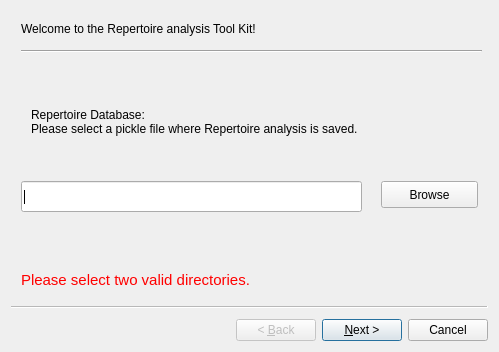
<?xml version="1.0" encoding="UTF-8"?>
<ui version="4.0">
 <class>RepWizard</class>
 <widget class="QWizard" name="RepWizard">
  <property name="geometry">
   <rect>
    <x>0</x>
    <y>0</y>
    <width>499</width>
    <height>352</height>
   </rect>
  </property>
  <property name="windowTitle">
   <string>Repertoire Tool Kit</string>
  </property>
  <widget class="QWizardPage" name="page0">
   <attribute name="pageId">
    <string notr="true">0</string>
   </attribute>
   <widget class="QLabel" name="welcomeLabel">
    <property name="geometry">
     <rect>
      <x>10</x>
      <y>10</y>
      <width>321</width>
      <height>16</height>
     </rect>
    </property>
    <property name="text">
     <string>Welcome to the Repertoire analysis Tool Kit!</string>
    </property>
   </widget>
   <widget class="QLineEdit" name="repDBLine">
    <property name="geometry">
     <rect>
      <x>10</x>
      <y>170</y>
      <width>341</width>
      <height>31</height>
     </rect>
    </property>
    <property name="text">
     <string/>
    </property>
   </widget>
   <widget class="QPushButton" name="repDBbrowseButton">
    <property name="geometry">
     <rect>
      <x>370</x>
      <y>170</y>
      <width>97</width>
      <height>27</height>
     </rect>
    </property>
    <property name="text">
     <string>Browse</string>
    </property>
   </widget>
   <widget class="Line" name="line">
    <property name="geometry">
     <rect>
      <x>10</x>
      <y>30</y>
      <width>461</width>
      <height>20</height>
     </rect>
    </property>
    <property name="sizePolicy">
     <sizepolicy hsizetype="Minimum" vsizetype="Fixed">
      <horstretch>0</horstretch>
      <verstretch>0</verstretch>
     </sizepolicy>
    </property>
    <property name="orientation">
     <enum>Qt::Horizontal</enum>
    </property>
   </widget>
   <widget class="QLabel" name="errorLabel0">
    <property name="geometry">
     <rect>
      <x>10</x>
      <y>260</y>
      <width>341</width>
      <height>17</height>
     </rect>
    </property>
    <property name="autoFillBackground">
     <bool>false</bool>
    </property>
    <property name="text">
     <string>&lt;!DOCTYPE HTML PUBLIC &quot;-//W3C//DTD HTML 4.0//EN&quot; &quot;http://www.w3.org/TR/REC-html40/strict.dtd&quot;&gt;
&lt;html&gt;&lt;head&gt;&lt;meta name=&quot;qrichtext&quot; content=&quot;1&quot; /&gt;&lt;style type=&quot;text/css&quot;&gt;
p, li { white-space: pre-wrap; }
&lt;/style&gt;&lt;/head&gt;&lt;body style=&quot; font-family:'Ubuntu'; font-size:11pt; font-weight:400; font-style:normal;&quot;&gt;
&lt;p style=&quot; margin-top:0px; margin-bottom:0px; margin-left:0px; margin-right:0px; -qt-block-indent:0; text-indent:0px;&quot;&gt;&lt;span style=&quot; color:#ff0000;&quot;&gt;Please select two valid directories.&lt;/span&gt;&lt;/p&gt;&lt;/body&gt;&lt;/html&gt;</string>
    </property>
   </widget>
   <widget class="QLabel" name="label">
    <property name="geometry">
     <rect>
      <x>20</x>
      <y>70</y>
      <width>431</width>
      <height>81</height>
     </rect>
    </property>
    <property name="text">
     <string>Repertoire Database: 
Please select a pickle file where Repertoire analysis is saved.</string>
    </property>
   </widget>
  </widget>
  <widget class="QWizardPage" name="wizardPage">
   <widget class="QPushButton" name="fileButton">
    <property name="geometry">
     <rect>
      <x>240</x>
      <y>110</y>
      <width>217</width>
      <height>27</height>
     </rect>
    </property>
    <property name="text">
     <string>File Distribution</string>
    </property>
   </widget>
   <widget class="QPushButton" name="trendButton">
    <property name="geometry">
     <rect>
      <x>240</x>
      <y>60</y>
      <width>217</width>
      <height>27</height>
     </rect>
    </property>
    <property name="text">
     <string>Porting Extent</string>
    </property>
   </widget>
   <widget class="QPushButton" name="devButton">
    <property name="geometry">
     <rect>
      <x>240</x>
      <y>170</y>
      <width>217</width>
      <height>27</height>
     </rect>
    </property>
    <property name="text">
     <string>Developer Distribution</string>
    </property>
   </widget>
   <widget class="QLabel" name="trendLabel">
    <property name="geometry">
     <rect>
      <x>10</x>
      <y>60</y>
      <width>161</width>
      <height>27</height>
     </rect>
    </property>
    <property name="text">
     <string>Extent of Porting</string>
    </property>
   </widget>
   <widget class="QLabel" name="fileLabel">
    <property name="geometry">
     <rect>
      <x>10</x>
      <y>110</y>
      <width>171</width>
      <height>27</height>
     </rect>
    </property>
    <property name="text">
     <string>File Distribution</string>
    </property>
   </widget>
   <widget class="QLabel" name="devLabel">
    <property name="geometry">
     <rect>
      <x>10</x>
      <y>170</y>
      <width>181</width>
      <height>27</height>
     </rect>
    </property>
    <property name="text">
     <string>Developer Distribution</string>
    </property>
   </widget>
   <widget class="QLabel" name="timeLabel_2">
    <property name="geometry">
     <rect>
      <x>10</x>
      <y>230</y>
      <width>181</width>
      <height>27</height>
     </rect>
    </property>
    <property name="text">
     <string>Porting Latency</string>
    </property>
   </widget>
   <widget class="QPushButton" name="timeButton">
    <property name="geometry">
     <rect>
      <x>240</x>
      <y>230</y>
      <width>217</width>
      <height>27</height>
     </rect>
    </property>
    <property name="text">
     <string>Porting Latency</string>
    </property>
   </widget>
   <widget class="QLabel" name="welcomeLabel_2">
    <property name="geometry">
     <rect>
      <x>10</x>
      <y>10</y>
      <width>321</width>
      <height>16</height>
     </rect>
    </property>
    <property name="text">
     <string>Repertoire analysis Tool Kit!</string>
    </property>
   </widget>
   <widget class="Line" name="line_2">
    <property name="geometry">
     <rect>
      <x>0</x>
      <y>30</y>
      <width>461</width>
      <height>20</height>
     </rect>
    </property>
    <property name="sizePolicy">
     <sizepolicy hsizetype="Minimum" vsizetype="Fixed">
      <horstretch>0</horstretch>
      <verstretch>0</verstretch>
     </sizepolicy>
    </property>
    <property name="orientation">
     <enum>Qt::Horizontal</enum>
    </property>
   </widget>
  </widget>
 </widget>
 <resources/>
 <connections/>
</ui>
